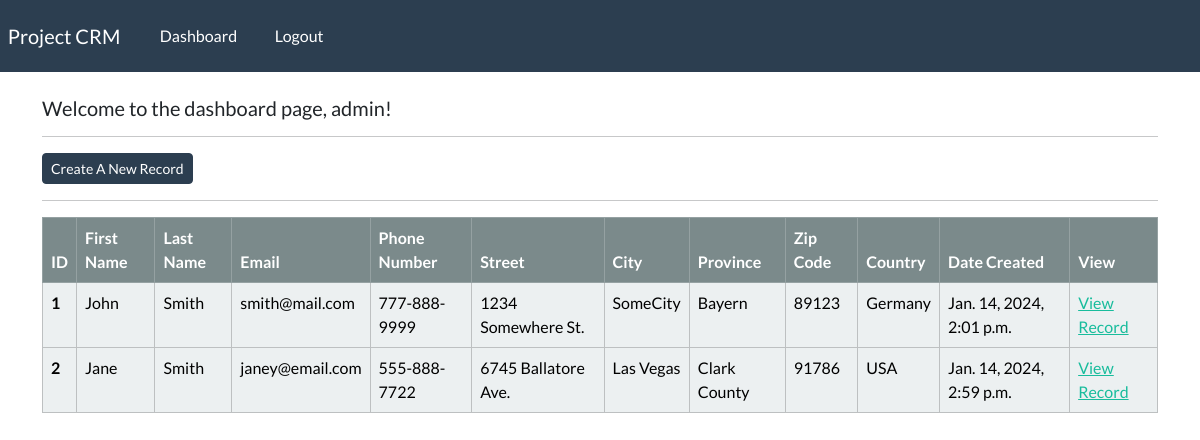
Before: /dashboard/ (signed in) with the older database file.
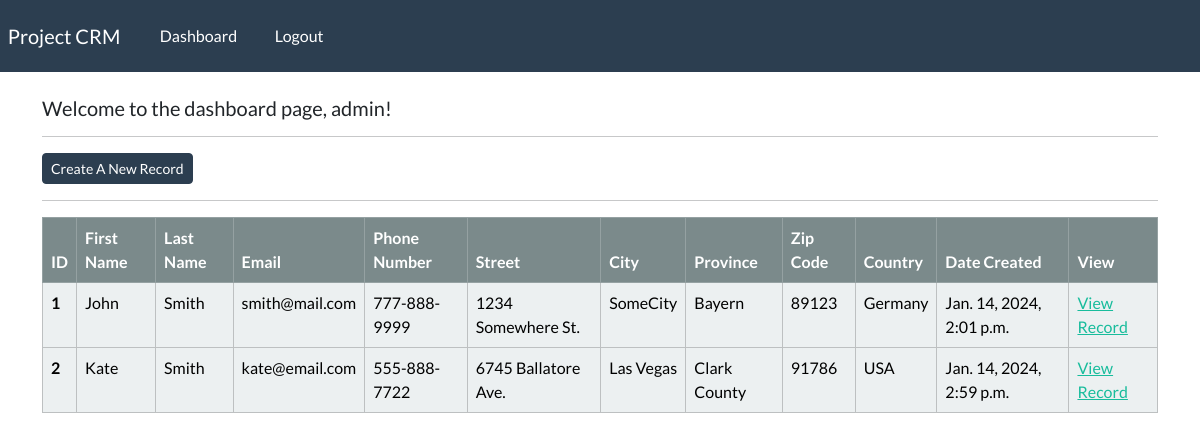
After: the same page with the newer database file.
### webapp/models.py (models this page shows, shortened)
class Record(models.Model):
    creation_date = models.DateTimeField(auto_now_add=True)
    first_name = models.CharField(max_length=100)
    last_name = models.CharField(max_length=100)
    email_address = models.EmailField(max_length=255)
    phone_number = models.CharField(max_length=20)
    address = models.CharField(max_length=255)
    city = models.CharField(max_length=100)
    province = models.CharField(max_length=100)
    postal_code = models.CharField(max_length=10)
    country = models.CharField(max_length=100)

### webapp/views.py (the view)
# urls.py: path("dashboard/", views.dashboard, name="dashboard"), # - CRUD starts here
@login_required(login_url="login")
def dashboard(request):
    records = Record.objects.all()
    context = {"records": records}
    return render(request, "webapp/dashboard.html", context=context)

### webapp/templates/webapp/dashboard.html
{% extends "webapp/base.html" %}
{% block content %}
    <h5>Welcome to the dashboard page, {{ user }}!</h5>
    <hr>
    <a class="btn btn-primary btn-sm" href="{% url 'create-record' %}">
        Create A New Record
    </a>
    <hr>
    <table class="table table-light table-hover table-bordered">
        <thead class="table-dark">
            <tr>
                <th scope="col">ID</th>
                <th scope="col">First Name</th>
                <th scope="col">Last Name</th>
                <th scope="col">Email</th>
                <th scope="col">Phone Number</th>
                <th scope="col">Street</th>
                <th scope="col">City</th>
                <th scope="col">Province</th>
                <th scope="col">Zip Code</th>
                <th scope="col">Country</th>
                <th scope="col">Date Created</th>
                <th scope="col">View</th>
            </tr>
        </thead>
        <tbody>
            {% if records %}
                {% for record in records %}
                <tr>
                    <th scope="row">{{ record.id }}</th>
                    <td>{{ record.first_name }}</td>
                    <td>{{ record.last_name }}</td>
                    <td>{{ record.email_address }}</td>
                    <td>{{ record.phone_number }}</td>
                    <td>{{ record.address }}</td>
                    <td>{{ record.city }}</td>
                    <td>{{ record.province }}</td>
                    <td>{{ record.postal_code }}</td>
                    <td>{{ record.country }}</td>
                    <td>{{ record.creation_date }}</td>
                    <td><a href="{% url 'record' record.id %}">View Record</a></td>
                </tr>
                {% endfor %}
            {% endif %}
        </tbody>
    </table>
{% endblock %}

Changed rows visible on the page:
changed Record "6745 Ballatore Ave.": first_name "Jane" → "Kate"; email_address "janey@email.com" → "kate@email.com"
